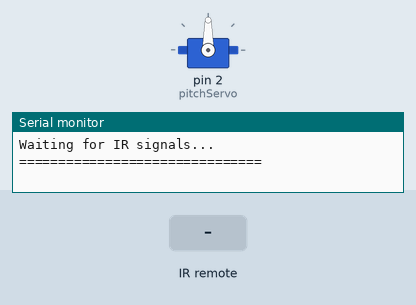
A sketch run on a simulated Arduino Uno, built with avr-gcc and run on an emulated ATmega328P. Parts: servo, the last lines printed to the serial monitor. Inputs (shaded band) come from the test bench.

Above: at 2.9 s.
3.0 s: infrared code 0x18 received
At 4.1 s:
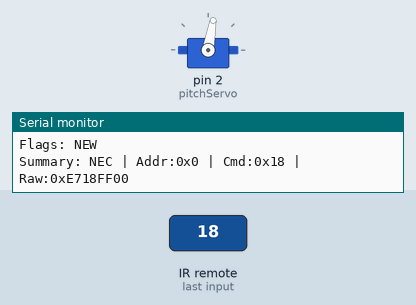
4.5 s: infrared code 0x52 received
At 5.4 s:
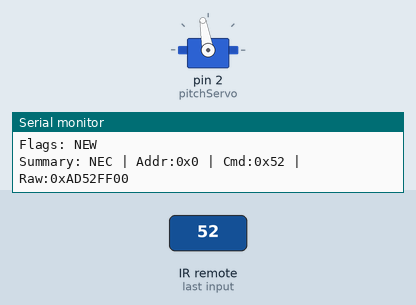
6.0 s: infrared code 0x1C received
At 6.4 s:
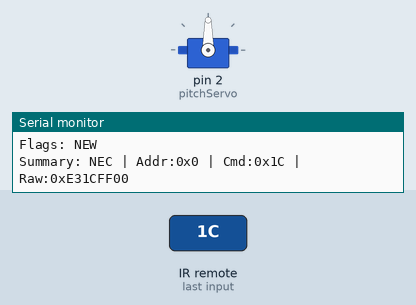
Timing chart, 0 to 9.0 s (numbered marks = the images above; inputs shaded):
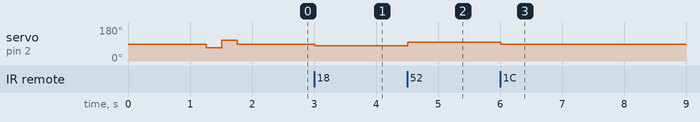

The sketch:

ir-debug.ino
```cpp
#include <Arduino.h>
#include <Servo.h>
#include <IRremote.hpp>

#define DECODE_NEC  // Defines the type of IR transmission to decode based on the remote

const int IR_RECEIVE_PIN = 9;  // Same pin as ir-turret

//////////////////////////////////////////////////
               //  SERVOS  //
//////////////////////////////////////////////////

Servo yawServo;   // YAW rotation servo
Servo pitchServo; // PITCH rotation servo
Servo rollServo;  // ROLL rotation servo

//////////////////////////////////////////////////
                //  S E T U P  //
//////////////////////////////////////////////////

void setup() {
    Serial.begin(115200);

    // Wait for serial port to connect
    delay(1000);

    Serial.println(F("==============================="));
    Serial.println(F("IR DEBUG PROGRAM"));
    Serial.println(F("==============================="));
    Serial.println(F("START " __FILE__ " from " __DATE__));
    Serial.println(F("Using library version " VERSION_IRREMOTE));
    Serial.println();

    // Attach servos to test PWM interference with IR
    //yawServo.attach(10);   // attach YAW servo to pin 10
    pitchServo.attach(2); // attach PITCH servo to pin 11
    delay(250);
    pitchServo.write(70);
    delay(250);
    pitchServo.write(110);
    delay(250);
    pitchServo.write(90);


    //rollServo.attach(12);  // attach ROLL servo to pin 12
    Serial.println(F("Servos attached to pins 10, 11, 12"));
    Serial.println();

    // Start the IR receiver
    IrReceiver.begin(IR_RECEIVE_PIN, ENABLE_LED_FEEDBACK);

    Serial.print(F("Ready to receive IR signals of protocols: "));
    printActiveIRProtocols(&Serial);
    Serial.print(F("at pin "));
    Serial.println(IR_RECEIVE_PIN);
    Serial.println();
    Serial.println(F("Waiting for IR signals..."));
    Serial.println(F("==============================="));
    Serial.println();
}

//////////////////////////////////////////////////
                //  L O O P  //
//////////////////////////////////////////////////

void loop() {
    if (IrReceiver.decode()) {
        // Print a separator for readability
        Serial.println(F("--- IR Signal Received ---"));

        // Print the raw received data
        Serial.print(F("Protocol: "));
        Serial.println(getProtocolString(IrReceiver.decodedIRData.protocol));

        Serial.print(F("Address: 0x"));
        Serial.println(IrReceiver.decodedIRData.address, HEX);

        Serial.print(F("Command: 0x"));
        Serial.println(IrReceiver.decodedIRData.command, HEX);

        Serial.print(F("Raw Data: 0x"));
        Serial.println(IrReceiver.decodedIRData.decodedRawData, HEX);

        // Check if this is a repeat signal
        if (IrReceiver.decodedIRData.flags & IRDATA_FLAGS_IS_REPEAT) {
            Serial.println(F("Flags: REPEAT"));
        } else {
            Serial.println(F("Flags: NEW"));
        }

        // Print the complete data in one line for easy copy-paste
        Serial.print(F("Summary: "));
        Serial.print(getProtocolString(IrReceiver.decodedIRData.protocol));
        Serial.print(F(" | Addr:0x"));
        Serial.print(IrReceiver.decodedIRData.address, HEX);
        Serial.print(F(" | Cmd:0x"));
        Serial.print(IrReceiver.decodedIRData.command, HEX);
        Serial.print(F(" | Raw:0x"));
        Serial.println(IrReceiver.decodedIRData.decodedRawData, HEX);

        Serial.println();

        switch (IrReceiver.decodedIRData.command) {
            case 0x18: //up
                pitchServo.write(80);
                break;
            case 0x1c: //ok
                pitchServo.write(90);
                break;
            case 0x52: //down
                pitchServo.write(100);
                break;
        }

        // Enable receiving of the next IR signal
        IrReceiver.resume();
    }

    delay(5);  // Small delay for smoothness
}
```

Measured:
- after the input at 3.0 s, servo on pin 2 (pitchServo): 90° → 80° at once
- after the input at 4.5 s, servo on pin 2 (pitchServo): 80° → 100° at once
- after the input at 6.0 s, servo on pin 2 (pitchServo): 100° → 90° at once
